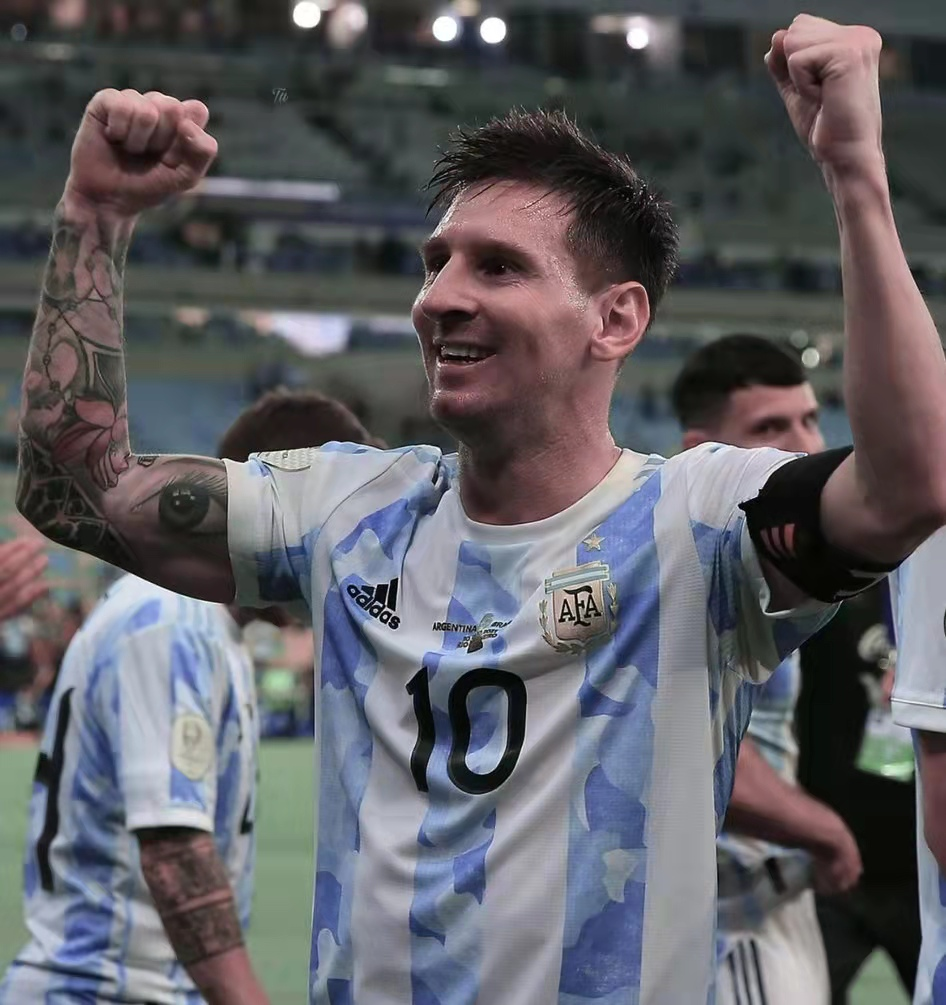
//> input picture exp5/messi.jpg, 946 x 1005 px
$ ./exp3_2   (built with g++ and OpenCV 4)
//> lines starting //> are read from the running program, lines starting //| are printed output that depends on the picture; after the words box and inside, x2 and y2 are one past the last pixel; in counts of white or black regions, pixels touching at a corner belong together
#include<opencv2/core/core.hpp>
#include<opencv2/highgui/highgui.hpp>
#include<iostream>
#include<math.h>
#include<ctime>
#include<imgproc.hpp>
#define CLK_TCK  CLOCKS_PER_SEC //机器时钟每秒的打点数
clock_t Begin, End;
double duration[2];
using namespace cv;
using namespace std;

void meanfilter_fast(const Mat _src, Mat& _dst, int w)
{
	//copyMakeBorder(temp, temp, 1, 1, 1, 1, BORDER_REFLECT);   //扩充边缘

	int*** a = new int * *[_src.rows+1];
	for (int i = 0; i < _src.rows+1; i++) {
		a[i] = new int* [_src.cols+1];
	}
	for (int i = 0; i < _src.rows+1; i++) {
		for (int j = 0; j < _src.cols+1; j++) {
			a[i][j] = new int[3];
		}
	}
	for (int i = 1; i < _src.rows + 1; i++) {
		for (int j = 1; j < _src.cols + 1; j++) {
			for (int k = 0; k < 3; k++) {
				a[i][j][k] = a[i][j - 1][k] + a[i - 1][j][k] - a[i - 1][j - 1][k] + (int)_src.at<Vec3b>(i, j)[k];
			}
		}
	}
	_dst = Mat::zeros(_src.size(), _src.type());
	for (int i = 1; i < _src.rows + 1; i++) {
		for (int j = 1; j < _src.cols + 1; j++) {
			int y1 = max(j - w, 1), y2 = min(j + w, _src.cols);
			int x1 = max(i - w, 1), x2 = min(i + w, _src.rows);

			for (int k = 0; k < 3; k++) {
				_dst.at<Vec3b>(i-1, j-1)[k] = (a[x2][y2][k] - a[x2][y1 - 1][k] - a[x1 - 1][y2][k] + a[x1 - 1][y1 - 1][k]) / ((x2 - x1 + 1) * (y2 - y1 + 1));
			}
		}
	}
}

//图像椒盐化
void salt(Mat & image, int num) {
	if (!image.data) return;//防止传入空图
	int i, j;
	srand(time(NULL));
	for (int x = 0; x < num; ++x) {
		i = rand() % image.rows;
		j = rand() % image.cols;
		image.at<Vec3b>(i, j)[0] = 255;
		image.at<Vec3b>(i, j)[1] = 255;
		image.at<Vec3b>(i, j)[2] = 255;
	}
}

int main() {
	int w;
	cout << "请输入w的值" << endl;
	cin >> w;
//> the answer given: 100
	Mat image = imread("E:/pix/messi.jpg");
//> image is the input picture: 1005 rows x 946 cols, CV_8UC3; mean B, G, R 99.8, 94.5, 95.2
	Mat image1, image2, saltimage;
	resize(image, image, Size(400, 400), (0, 0), (0, 0), INTER_LINEAR);
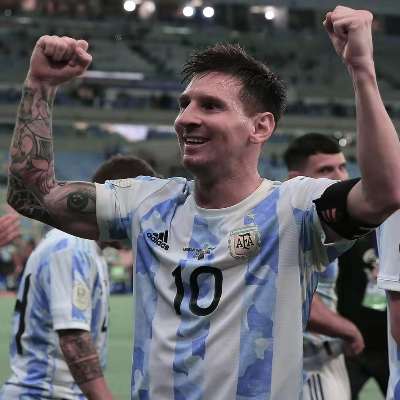
//> image: 400 rows x 400 cols, CV_8UC3; mean B, G, R 99.7, 94.4, 95.1
	image.copyTo(saltimage);
	salt(saltimage, 3000);
//> after the loop in salt, `for (int x = 0; x < num; ++x)`:
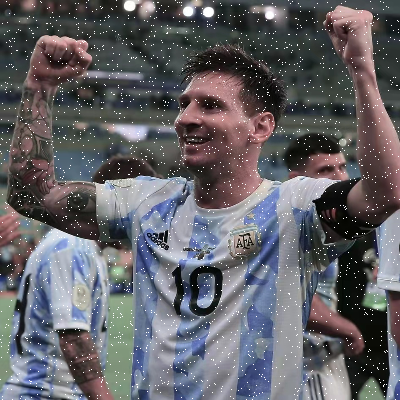
//> image: 400 rows x 400 cols, CV_8UC3; 1.86% of pixels changed, all inside (x1, y1, x2, y2) = (0, 0, 400, 400)
	Begin = clock();
	meanfilter_fast(saltimage, image1, w);
//> after the loop in meanfilter_fast, `for (int i = 1; i < _src.rows + 1; i++)`:
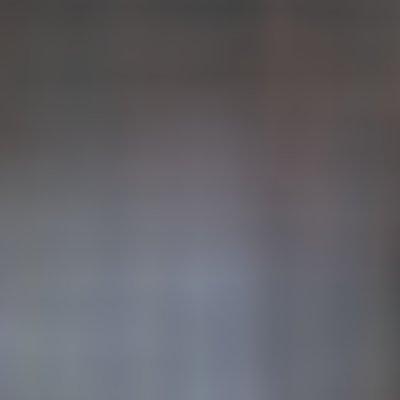
//> _dst: 400 rows x 400 cols, CV_8UC3; mean B, G, R 102.6, 97.3, 97.9
	End = clock();
	duration[0] = (float)(End - Begin) * 1000 / CLK_TCK;
	Begin = clock();
	boxFilter(saltimage, image2,-1,Size(2 * w + 1, 2 * w + 1));//openCV库自带的boxFilter滤波函数
	End = clock();
	duration[1] = (float)(End - Begin) * 1000 / CLK_TCK;
	imshow("原图", image);
	imshow("椒盐化后的图", saltimage);
	imshow("快速均值滤波后的图", image1);
	imshow("opencv自带的均值滤波后的图", image2);
	cout << "在w = " << w << "的情况下" << "\n" << "自定义的快速均值滤波执行的时间为：" << duration[0] << "ms\n" << "opencv中boxFilter滤波执行的时间为：" << duration[1] << "ms" << endl;
	waitKey();
	return 0;
}
